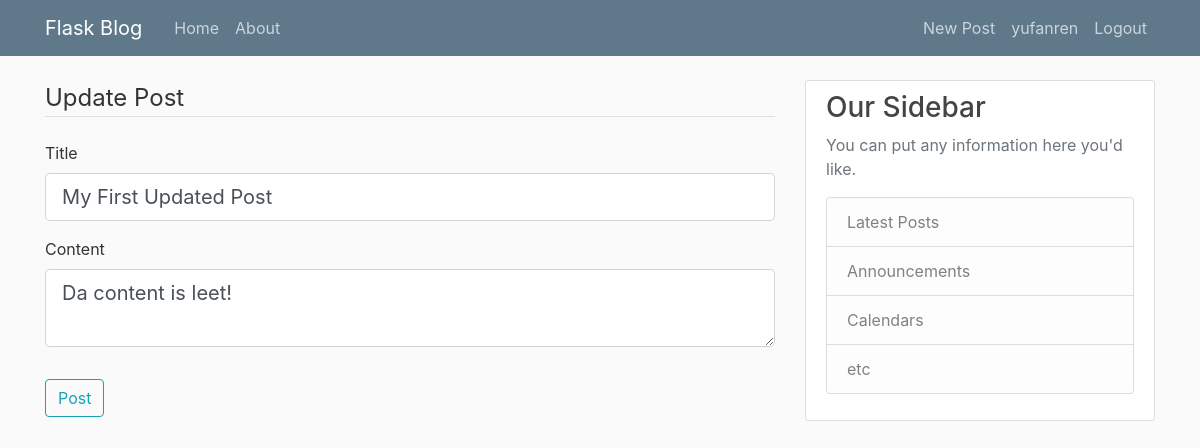
Screenshot of /post/1/update (signed in) with the database file from the repository.
### flaskblog/models.py (models this page shows, shortened)
class User(db.Model, UserMixin):
    id = db.Column(db.Integer, primary_key=True)
    username = db.Column(db.String(20), unique=True, nullable=False)
    email = db.Column(db.String(120), unique=True, nullable=False)
    image_file = db.Column(db.String(20), nullable=False, default='default.jpg')
    password = db.Column(db.String(60), nullable=False)
    posts = db.relationship('Post', backref='author', lazy=True)

class Post(db.Model):
    id = db.Column(db.Integer, primary_key=True)
    title = db.Column(db.String(100), nullable=False)
    date_posted = db.Column(db.DateTime, nullable=False, default=datetime.utcnow)
    content = db.Column(db.Text, nullable=False)
    user_id = db.Column(db.Integer, db.ForeignKey('user.id'), nullable=False)

### flaskblog/posts/routes.py (the view)
@posts.route('/post/<int:post_id>/update', methods=['GET', 'POST'])
@login_required
def update_post(post_id):
    post = Post.query.get_or_404(post_id)
    if post.author != current_user:
        abort(403)
    form = postForm()
    if form.validate_on_submit():
        post.title = form.title.data
        post.content = form.content.data
        db.session.commit()
        flash('Your post has been updated!', 'success')
        return redirect(url_for('posts.post', post_id=post.id))
    elif request.method == 'GET':
        form.title.data = post.title
        form.content.data = post.content
    return render_template('create_post.html', title='Update Post', form=form, legend='Update Post')

### flaskblog/posts/forms.py
class postForm(FlaskForm):
    title = StringField('Title', validators=[DataRequired()])
    content = TextAreaField('Content', validators=[DataRequired()])
    submit = SubmitField('Post')

### flaskblog/models.py (called while the page is built)
@login_manager.user_loader
def load_user(user_id):
    return User.query.get(int(user_id))

### flaskblog/templates/create_post.html (shortened to what this page needs)
{% extends "layout.html" %}
{% block content %}
    <div class="'content-section">
        <form method="POST" action="">
            <fieldset class="form-group">
                <legend class="border-bottom mb-4">{{ legend }}</legend>
                <div class="form-group">
                    {{ form.title.label(class="form-control-label") }}
                    {% if form.title.errors %}
                        {{ form.title(class="form-control form-control-lg is-invalid") }}
                        <div class="invalid-feedback">
                            {% for error in form.title.errors %}
                                <span>{{ error }}</span>
                            {% endfor %}
                        </div>
                    {% else %}
                        {{ form.title(class="form-control form-control-lg") }}
                    {% endif %}
                </div>
                <div class="form-group">
                    {{ form.content.label(class="form-control-label") }}
                    {% if form.content.errors %}
                        {{ form.content(class="form-control form-control-lg is-invalid") }}
                        <div class="invalid-feedback">
                            {% for error in form.content.errors %}
                                <span>{{ error }}</span>
                            {% endfor %}
                        </div>
                    {% else %}
                        {{ form.content(class="form-control form-control-lg") }}
                    {% endif %}
                </div>
            </fieldset>
            <div class="form-group">
                {{ form.submit(class="btn btn-outline-info") }}
            </div>
        </form>
    </div>
{% endblock content %}

### flaskblog/templates/layout.html (shortened to what this page needs)
<!DOCTYPE html>
<html>
<head>
    <link rel="stylesheet" href="https://stackpath.bootstrapcdn.com/bootstrap/4.3.1/css/bootstrap.min.css">
    <link rel="stylesheet" type="text/css" href="{{ url_for('static', filename='main.css') }}">
</head>
<body>
    <header class="site-header">
      <nav class="navbar navbar-expand-md navbar-dark bg-steel fixed-top">
        <div class="container">
          <a class="navbar-brand mr-4" href="/">Flask Blog</a>
          <div class="collapse navbar-collapse" id="navbarToggle">
            <div class="navbar-nav mr-auto">
              <a class="nav-item nav-link" href="{{ url_for('main.hello') }}">Home</a>
              <a class="nav-item nav-link" href="{{ url_for('main.hello1') }}">About</a>
            </div>
            <div class="navbar-nav">
                {% if current_user.is_authenticated %}
                    <a class="nav-item nav-link" href="{{ url_for('posts.new_post') }}">New Post</a>
                    <a class="nav-item nav-link" href="{{ url_for('users.account') }}">{{ current_user.username }}</a>
                    <a class="nav-item nav-link" href="{{ url_for('users.logout') }}">Logout</a>
                {% else %}
                    <a class="nav-item nav-link" href="{{ url_for('users.login') }}">Login</a>
                    <a class="nav-item nav-link" href="{{ url_for('users.register') }}">Register</a>
                {% endif %}
            </div>
          </div>
        </div>
      </nav>
    </header>
    <main role="main" class="container">
      <div class="row">
        <div class="col-md-8">
          {% block content %}{% endblock %}
        </div>
        <div class="col-md-4">
          <div class="content-section">
            <h3>Our Sidebar</h3>
            <p class='text-muted'>You can put any information here you'd like.
              <ul class="list-group">
                <li class="list-group-item list-group-item-light">Latest Posts</li>
                <li class="list-group-item list-group-item-light">Announcements</li>
                <li class="list-group-item list-group-item-light">Calendars</li>
                <li class="list-group-item list-group-item-light">etc</li>
              </ul>
            </p>
          </div>
        </div>
      </div>
    </main>
</body>
</html>

### flaskblog/static/main.css (style rules this page uses)
body { background: #fafafa; color: #333333; margin-top: 5rem; }
h1, h2, h3, h4, h5, h6 { color: #444444; }
.bg-steel { background-color: #5f788a; }
.site-header .navbar-nav .nav-link { color: #cbd5db; }
.content-section { background: #ffffff; padding: 10px 20px; border: 1px solid #dddddd; border-radius: 3px; margin-bottom: 20px; }

### rows the page displays
User: username "yufanren"
Post: title "My First Updated Post", content "Da content is leet!"

### other values shown
{{ legend }} "Update Post"
